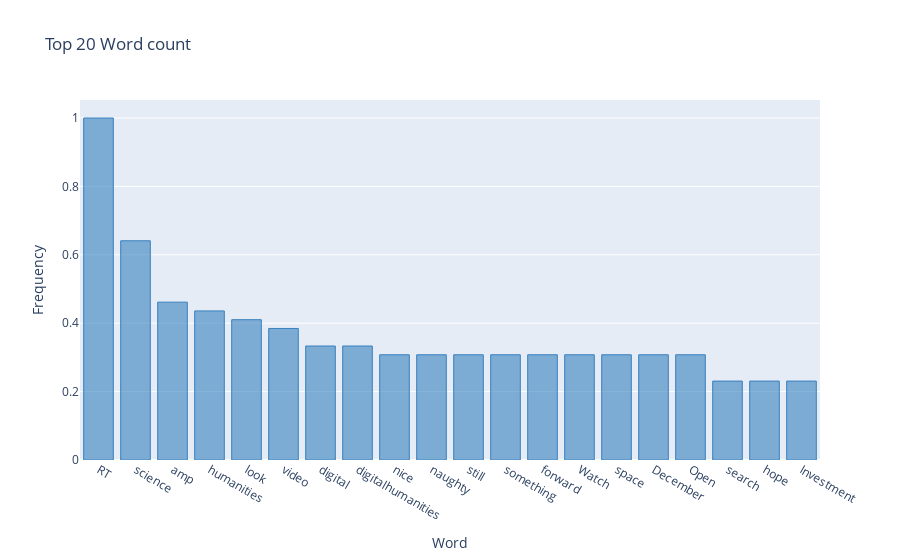

The notebook cell this image was saved under:
### Markdown cell above
**Show barchart from word frequency and order by frequency.**

### Code cell
# show barchart form word frequency
df_freq = pd.DataFrame.from_dict(data = wordcloud.words_, orient='index')
df_freq = df_freq.head(20)
layout1=dict(autosize=True, yaxis=dict(automargin=True, title="Frequency"), xaxis=dict(automargin=True, title="Word"),title="Top 20 Word count")
df_freq.iplot(kind='bar', title = 'Top 20 Word frequency', color="blue", layout=layout1)

### Figure 1 — Plotly figure (JSON) as saved in the notebook; plotly's stock layout.template omitted (floating-point values rounded to 4 significant figures)
{"data": [{"marker": {"color": "rgba(55, 128, 191, 0.6)", "line": {"color": "rgba(55, 128, 191, 1.0)", "width": 1}}, "name": "0", "orientation": "v", "text": "", "type": "bar", "x": ["RT", "science", "amp", "humanities", "look", "video", "digital", "digitalhumanities", "nice", "naughty", "still", "something", "forward", "Watch", "space", "December", "Open", "search", "hope", "Investment"], "y": [1, 0.641, 0.4615, 0.4359, 0.4103, 0.3846, 0.3333, 0.3333, 0.3077, 0.3077, 0.3077, 0.3077, 0.3077, 0.3077, 0.3077, 0.3077, 0.3077, 0.2308, 0.2308, 0.2308]}], "layout": {"autosize": true, "title": {"text": "Top 20 Word count"}, "xaxis": {"automargin": true, "autorange": true, "range": [-0.5, 19.5], "title": {"text": "Word"}, "type": "category"}, "yaxis": {"automargin": true, "autorange": true, "range": [0, 1.053], "title": {"text": "Frequency"}, "type": "linear"}}}
